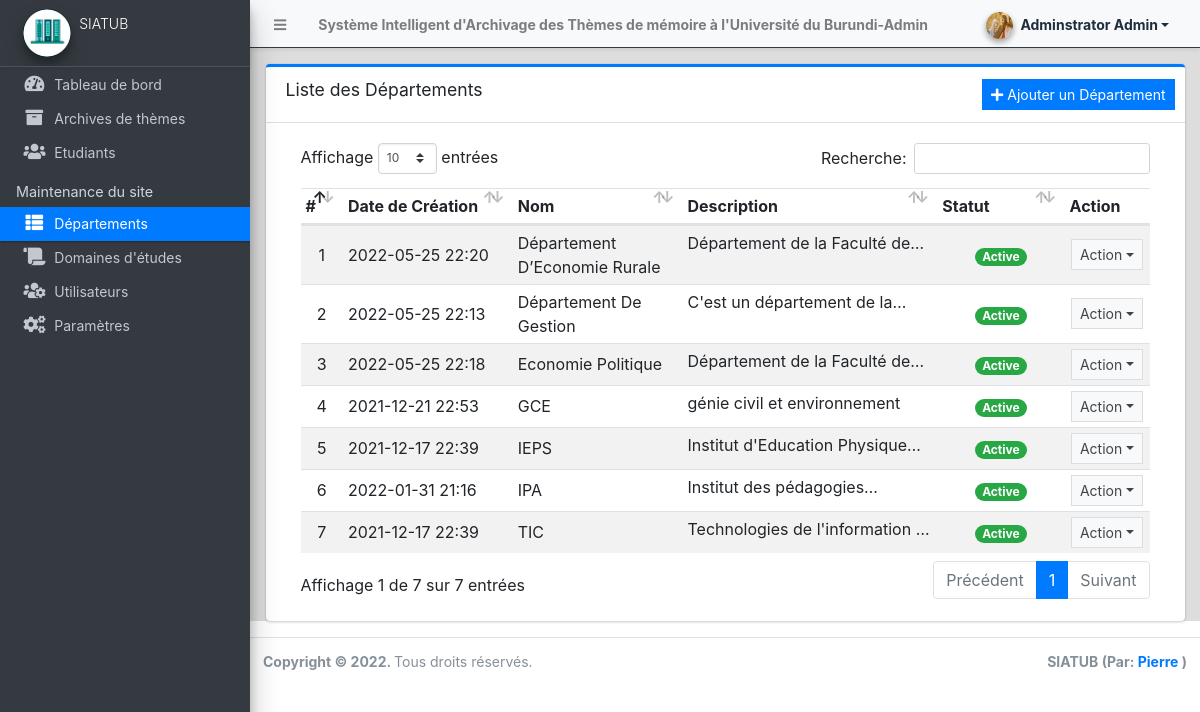
/admin/?page=departments (signed in), run on the app's committed database.
### tables this page shows
CREATE TABLE `department_list` (
  `id` int(30) NOT NULL,
  `id_faculte` int(11) NOT NULL,
  `name` text NOT NULL,
  `description` text NOT NULL,
  `status` tinyint(1) NOT NULL DEFAULT 1,
  `date_created` datetime NOT NULL DEFAULT current_timestamp(),
  `date_updated` datetime DEFAULT NULL ON UPDATE current_timestamp()
);

### admin/departments/index.php (the view, shortened to what this page needs)
<div class="card card-outline card-primary">
    <div class="card-header">
        <h3 class="card-title">Liste des Départements</h3>
        <div class="card-tools">
            <a href="javascript:void(0)" id="create_new" class="btn btn-flat btn-sm btn-primary"><span
                    class="fas fa-plus"></span> Ajouter un Département</a>
        </div>
    </div>
    <div class="card-body">
        <div class="container-fluid">
            <div class="container-fluid">
                <table class="table table-hover table-striped">
                    <colgroup>
                        <col width="5%">
                        <col width="20%">
                        <col width="20%">
                        <col width="30%">
                        <col width="15%">
                        <col width="10%">
                    </colgroup>
                    <thead>
                        <tr>
                            <th>#</th>
                            <th>Date de Création</th>
                            <th>Nom</th>
                            <th>Description</th>
                            <th>Statut</th>
                            <th>Action</th>
                        </tr>
                    </thead>
                    <tbody>
                        <?php
						$i = 1;
						$qry = $conn->query("SELECT * from `department_list`order by `name` asc ");
						while($row = $qry->fetch_assoc()):
					?>
                        <tr>
                            <td class="text-center"><?php echo $i++; ?></td>
                            <td class=""><?php echo date("Y-m-d H:i",strtotime($row['date_created'])) ?></td>
                            <td><?php echo ucwords($row['name']) ?></td>
                            <td class="truncate-1"><?php echo $row['description'] ?></td>
                            <td class="text-center">
                                <?php
                                    switch($row['status']){
                                        case '1':
                                            echo "<span class='badge badge-success badge-pill'>Active</span>";
                                            break;
                                    }
                                ?>
                            </td>
                            <td align="center">
                                <button type="button"
                                    class="btn btn-flat btn-default btn-sm dropdown-toggle dropdown-icon"
                                    data-toggle="dropdown">
                                    Action
                                </button>
                            </td>
                        </tr>
                        <?php endwhile; ?>
                    </tbody>
                </table>
            </div>
        </div>
    </div>
</div>

### data on the page
department_list: date_created "2022-05-25 22:20", name "Département D’Economie Rurale", description "Département de la Faculté…", status "Active"
department_list: date_created "2022-05-25 22:13", name "Département De Gestion", description "C'est un département de…", status "Active"
department_list: date_created "2022-05-25 22:18", name "Economie Politique", description "Département de la Faculté…", status "Active"
department_list: date_created "2021-12-21 22:53", name "GCE", description "génie civil et environnement", status "Active"
department_list: date_created "2021-12-17 22:39", name "IEPS", description "Institut d'Education…", status "Active"
department_list: date_created "2022-01-31 21:16", name "IPA", description "Institut des…", status "Active"
department_list: date_created "2021-12-17 22:39", name "TIC", description "Technologies de l'information…", status "Active"

### other printed values
$_settings->info('name') "Système Intelligent d'Archivage des Thèmes de mémoire à l'Université du Burundi"
$_settings->userdata('firstname').' '.$_settings->userdata('lastname') "Adminstrator Admin"
$_settings->info('short_name') "SIATUB"
